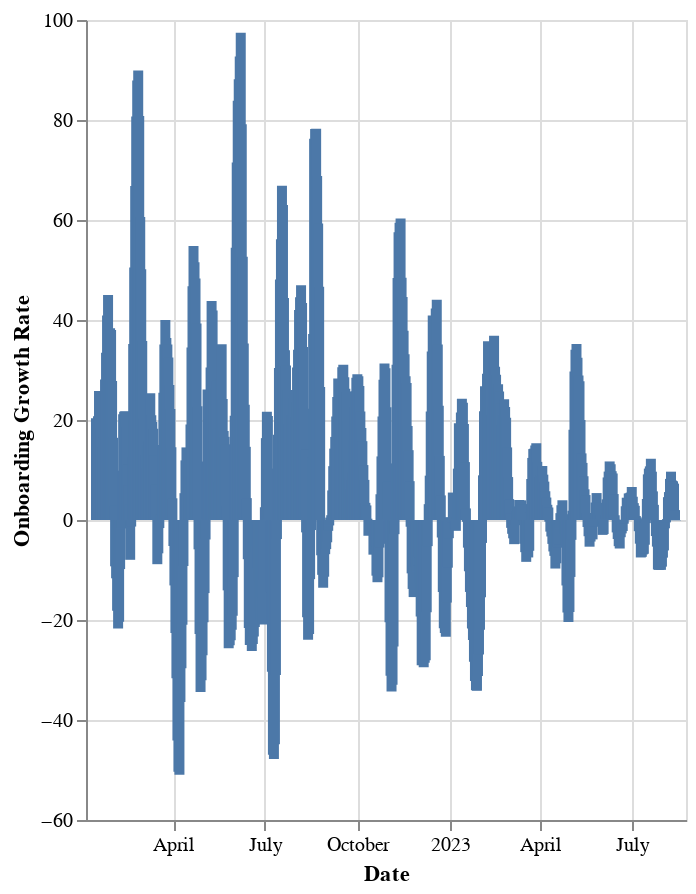

The notebook cell saved with this chart:
### Markdown cell above
:::

### Code cell
# | output: true

display(Markdown(f"### Onboarding Growth Rate (7 day rolling average)"))

df["growth_rate"] = df["onboarded_tibs"].pct_change(periods=7).rolling(7).mean() * 100
recent_df = df[df["date"] > "2022-01-01"]

alt.Chart(recent_df).mark_bar().encode(
    x=alt.X("date:T", title="Date"),
    y=alt.Y("growth_rate:Q", title="Onboarding Growth Rate"),
    # color=alt.value("#55595c"),
    tooltip=[
        alt.Tooltip("date:T", title="Date"),
        alt.Tooltip("growth_rate:Q", title="Onboarding Growth Rate"),
    ],
).properties(
    width="container",
    height=400,
)

### Figure 1 — Vega-Lite specification as saved in the notebook (floating-point values rounded to 4 significant figures; data arrays with more than 128 entries replaced by an {"elided": "..."} marker saying what was removed)
{"config": {"view": {"continuousWidth": 300, "continuousHeight": 300}}, "data": {"name": "data-7cb4df1d67cb8eaed429e7ab0923e9ce"}, "mark": {"type": "bar"}, "encoding": {"tooltip": [{"field": "date", "title": "Date", "type": "temporal"}, {"field": "growth_rate", "title": "Onboarding Growth Rate", "type": "quantitative"}], "x": {"field": "date", "title": "Date", "type": "temporal"}, "y": {"field": "growth_rate", "title": "Onboarding Growth Rate", "type": "quantitative"}}, "height": 400, "width": "container", "$schema": "https://vega.github.io/schema/vega-lite/v5.8.0.json", "datasets": {"data-7cb4df1d67cb8eaed429e7ab0923e9ce": {"elided": "590 records"}}}
